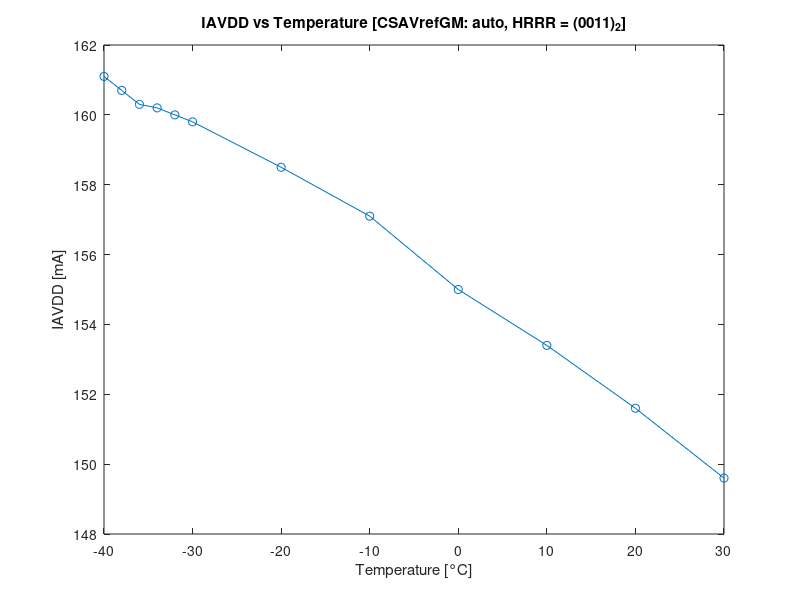
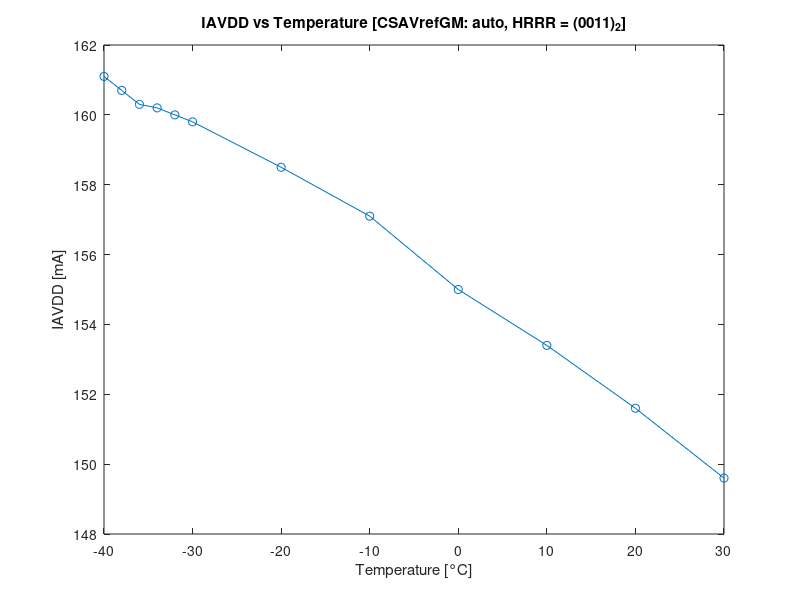
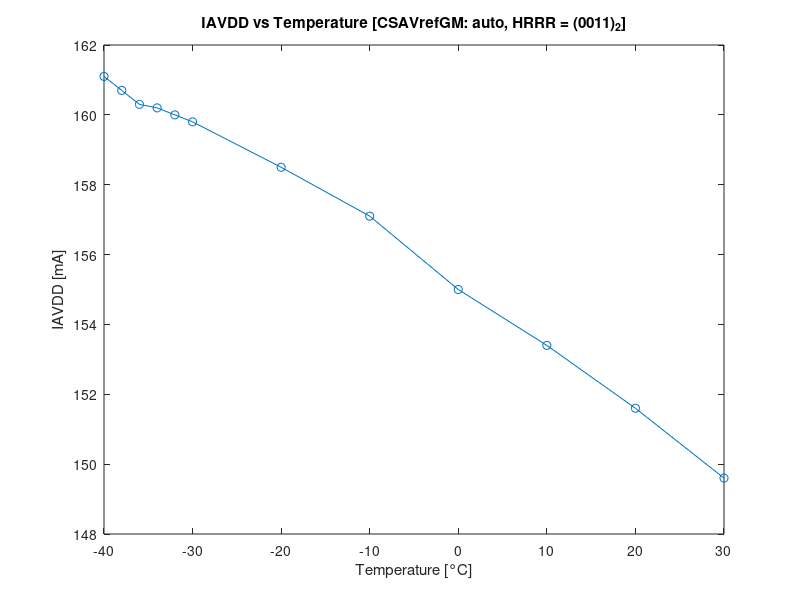
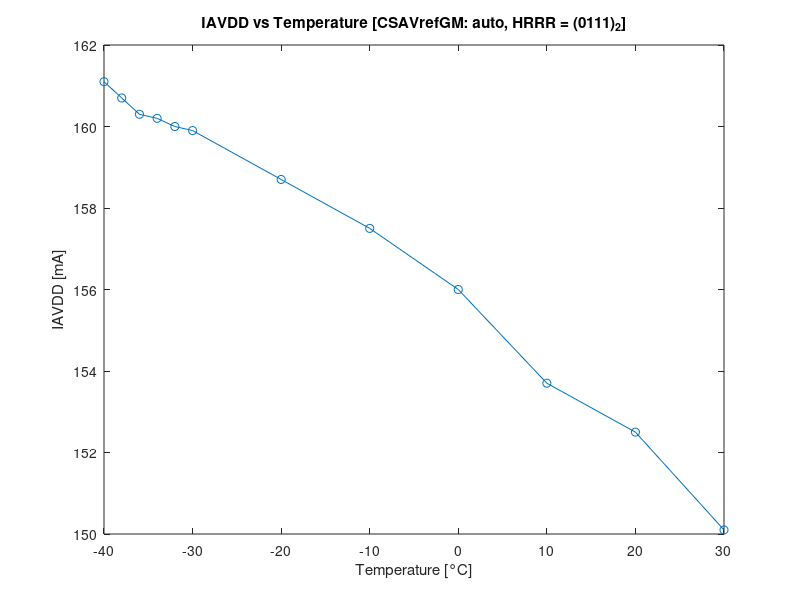

The MATLAB script that drew these images, in order:
%% IAVDD [mA] vs Temperature (CSAVREFGM: auto) (HRRR = 0011)

clear, clc;
f = figure('visible','off');

IAVDD_auto_0011 = flip([149.6 151.6 153.4 155.0 157.1 158.5 159.8 160.0 160.2 160.3 160.7 161.1]);
X_temp = [-40 -38 -36 -34 -32 -30 -20 -10 0 10 20 30]

plot(X_temp, IAVDD_auto_0011, '-o')
title("IAVDD vs Temperature [CSAVrefGM: auto, HRRR = (0011)_2]");
xlabel('Temperature [°C]');
ylabel('IAVDD [mA]');
savefig('fig/IAVDD_temp_CSAVREFGM_auto_HRRR_0011.fig')
exportgraphics(gcf,'pdf/IAVDD_temp_CSAVREFGM_auto_HRRR_0011.pdf','ContentType','vector');
exportgraphics(gcf,'eps/IAVDD_temp_CSAVREFGM_auto_HRRR_0011.eps','ContentType','vector');



%% IAVDD [mA] vs Temperature (CSAVREFGM: auto) (HRRR = 0111)

f = figure('visible','off');

IAVDD_auto_0111 = flip([150.1 152.5 153.7 156.0 157.5 158.7 159.9 160.0 160.2 160.3 160.7 161.1]);
X_temp = [-40 -38 -36 -34 -32 -30 -20 -10 0 10 20 30]

plot(X_temp, IAVDD_auto_0111, '-o')
title("IAVDD vs Temperature [CSAVrefGM: auto, HRRR = (0111)_2]");
xlabel('Temperature [°C]');
ylabel('IAVDD [mA]');
savefig('fig/IAVDD_temp_CSAVREFGM_auto_HRRR_0111.fig')
exportgraphics(gcf,'pdf/IAVDD_temp_CSAVREFGM_auto_HRRR_0111.pdf','ContentType','vector');
exportgraphics(gcf,'eps/IAVDD_temp_CSAVREFGM_auto_HRRR_0111.eps','ContentType','vector');


%% IAVDD [mA] vs Temperature (CSAVREFGM: 530mV)

f = figure('visible','off');

IAVDD_530mV = flip([150.7 152.3 153.8 155.3 156.7 158.0 159.3 160.0 160.3 160.5 160.2 160.6]);

plot(X_temp, IAVDD_530mV, '-o')
title("IAVDD vs Temperature (CSAVrefGM: 530mV)");
xlabel('Temperature [°C]');
ylabel('IAVDD [mA]');
savefig('fig/IAVDD_temp_CSAVREFGM_530mV.fig')
exportgraphics(gcf,'pdf/IAVDD_temp_CSAVREFGM_530mV.pdf','ContentType','vector');
exportgraphics(gcf,'eps/IAVDD_temp_CSAVREFGM_530mV.eps','ContentType','vector');


%% IAVDD [mA] vs Temperature (CSAVREFGM: auto [HRRR = 0011, HRRR = 0111] vs 530mV)

f = figure('visible','off');

plot(X_temp, IAVDD_auto_0011, '-o', X_temp, IAVDD_auto_0111, '-o', X_temp, IAVDD_530mV, '-o')
title("IAVDD vs Temperature");
xlabel('Temperature [°C]');
ylabel('IAVDD [mA]');
legend('CSAVrefGM = auto [HRRR = (0011)_2]', 'CSAVrefGM = auto [HRRR = (0111)_2]', 'CSAVrefGM = 530mV','Location','northeast')
savefig('fig/IAVDD_temp_CSAVREFGM_auto-530mV.fig')
exportgraphics(gcf,'pdf/IAVDD_temp_CSAVREFGM_auto-530mV.pdf','ContentType','vector');
exportgraphics(gcf,'eps/IAVDD_temp_CSAVREFGM_auto-530mV.eps','ContentType','vector');
